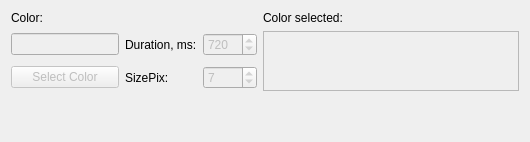
          <widget class="QWidget" name="TabBlaster">
           <attribute name="title">
            <string>Blaster</string>
           </attribute>
           <layout class="QGridLayout" name="gridLayout_12">
            <item row="3" column="0">
             <spacer name="verticalSpacer_4">
              <property name="orientation">
               <enum>Qt::Vertical</enum>
              </property>
              <property name="sizeHint" stdset="0">
               <size>
                <width>20</width>
                <height>40</height>
               </size>
              </property>
             </spacer>
            </item>
            <item row="2" column="1">
             <widget class="QLabel" name="LblSizePixDuration">
              <property name="text">
               <string>SizePix:</string>
              </property>
             </widget>
            </item>
            <item row="2" column="2">
             <widget class="QSpinBox" name="SpinBlasterSizePix">
              <property name="enabled">
               <bool>false</bool>
              </property>
              <property name="minimum">
               <number>1</number>
              </property>
              <property name="maximum">
               <number>144</number>
              </property>
              <property name="value">
               <number>7</number>
              </property>
             </widget>
            </item>
            <item row="0" column="0">
             <widget class="QLabel" name="LBBlasterColor">
              <property name="text">
               <string>Color:</string>
              </property>
             </widget>
            </item>
            <item row="1" column="2">
             <widget class="QSpinBox" name="SpinBlasterDuration">
              <property name="enabled">
               <bool>false</bool>
              </property>
              <property name="minimum">
               <number>1</number>
              </property>
              <property name="maximum">
               <number>9999</number>
              </property>
              <property name="singleStep">
               <number>10</number>
              </property>
              <property name="value">
               <number>720</number>
              </property>
             </widget>
            </item>
            <item row="2" column="0">
             <widget class="QPushButton" name="BtnBlasterColor">
              <property name="enabled">
               <bool>false</bool>
              </property>
              <property name="text">
               <string>Select Color</string>
              </property>
              <property name="autoDefault">
               <bool>true</bool>
              </property>
             </widget>
            </item>
            <item row="1" column="1">
             <widget class="QLabel" name="LblBlasterDuration">
              <property name="text">
               <string>Duration, ms:</string>
              </property>
             </widget>
            </item>
            <item row="1" column="0">
             <widget class="QLineEdit" name="TxtBlasterColor">
              <property name="enabled">
               <bool>false</bool>
              </property>
              <property name="alignment">
               <set>Qt::AlignRight|Qt::AlignTrailing|Qt::AlignVCenter</set>
              </property>
             </widget>
            </item>
            <item row="1" column="3" rowspan="2">
             <widget class="QTextBrowser" name="BlasterColor">
              <property name="enabled">
               <bool>false</bool>
              </property>
              <property name="maximumSize">
               <size>
                <width>16777215</width>
                <height>60</height>
               </size>
              </property>
             </widget>
            </item>
            <item row="0" column="3">
             <widget class="QLabel" name="LblBlasterColorSelected">
              <property name="text">
               <string>Color selected:</string>
              </property>
             </widget>
            </item>
           </layout>
          </widget>
